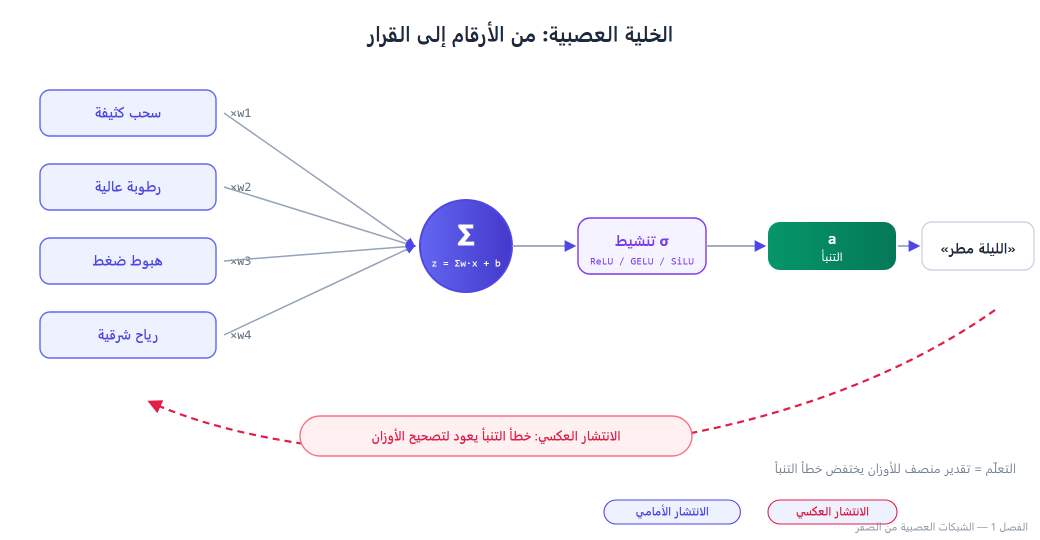
#> input picture figures/png/f01_neuron.png, 2080 x 1080 px (shown at 1/2 size); its folder holds only this picture in this run
$ python contact.py
#> lines starting #> are read from the running program, lines starting #| are printed output that depends on the picture
# -*- coding: utf-8 -*-
"""contact — تركيب لوحات تحقق (2×2) من PNGs لمراجعة بصرية سريعة."""
from pathlib import Path
from PIL import Image

def sheet(files, out, scale=0.62):
#> called with scale = 0.62
    imgs = [Image.open(p) for p in files]
#> imgs = 1 item
    w = max(i.width for i in imgs) // 2
#> w = 1040
    h = max(i.height for i in imgs) // 2
#> h = 540
    small = []
    for im in imgs:
        im2 = im.resize((im.width // 2, im.height // 2), Image.LANCZOS)
        small.append(im2)
#> this loop made 1 pass
#> pass 1, in sheet, `im2 = im.resize((im.width // 2, im.height // 2), Image.LANCZOS)`:
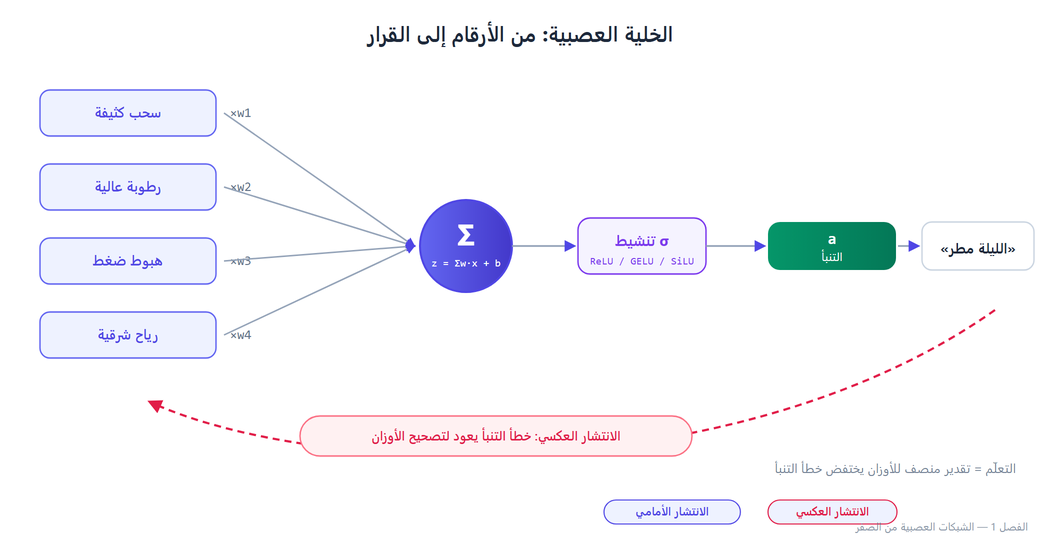
#> im2: PIL image 1040x540 RGB; mean R, G, B 246.2, 246.4, 250.4
#> after the loop, small = 1 item
    pad = 12
    W = w * 2 + pad * 3
#> W = 2116
    H = h * 2 + pad * 3
#> H = 1116
    canvas = Image.new("RGB", (W, H), "#DDDDDD")
#> canvas: PIL image 2116x1116 RGB; every value is 221
    for k, im in enumerate(small):
        x = pad + (k % 2) * (w + pad)
        y = pad + (k // 2) * (h + pad)
        canvas.paste(im, (x, y))
#> this loop made 1 pass
#> (x, y) on pass 1: (12, 12)
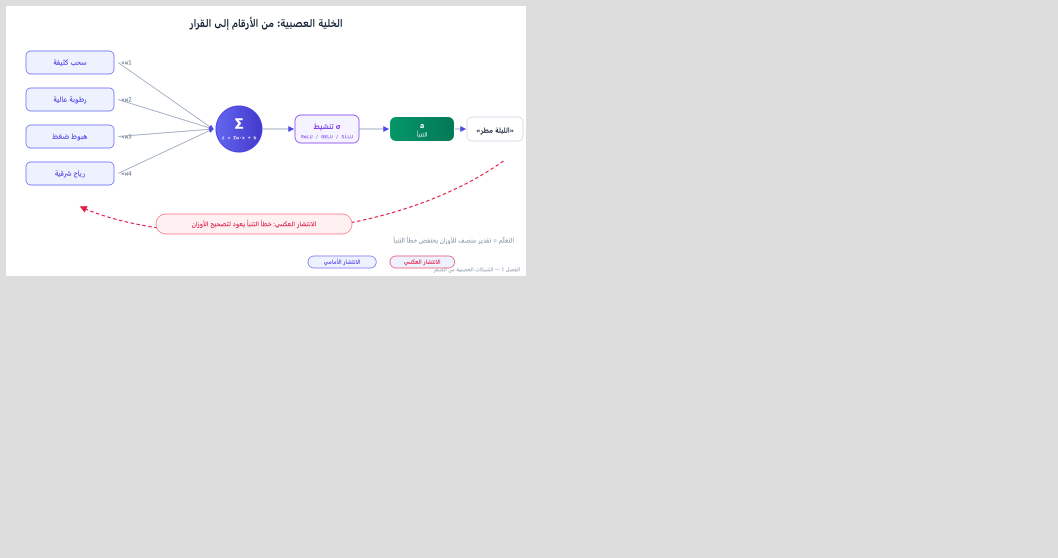
#> canvas: PIL image 2116x1116 RGB (shown at 1/2 size); mean R, G, B 227, 227, 228
    canvas.save(out)
    print("sheet", out, "cells:", len(small))
#| sheet build/qa/sheet01.png cells: 1

if __name__ == "__main__":
    png = Path("figures/png")
    allp = sorted(png.glob("f*.png"))
    outdir = Path("build/qa")
    outdir.mkdir(parents=True, exist_ok=True)
    for g in range(0, len(allp), 4):
        sheet(allp[g:g + 4], outdir / f"sheet{g//4 + 1:02d}.png")

$ run again, on figures/png/f05_amp.png
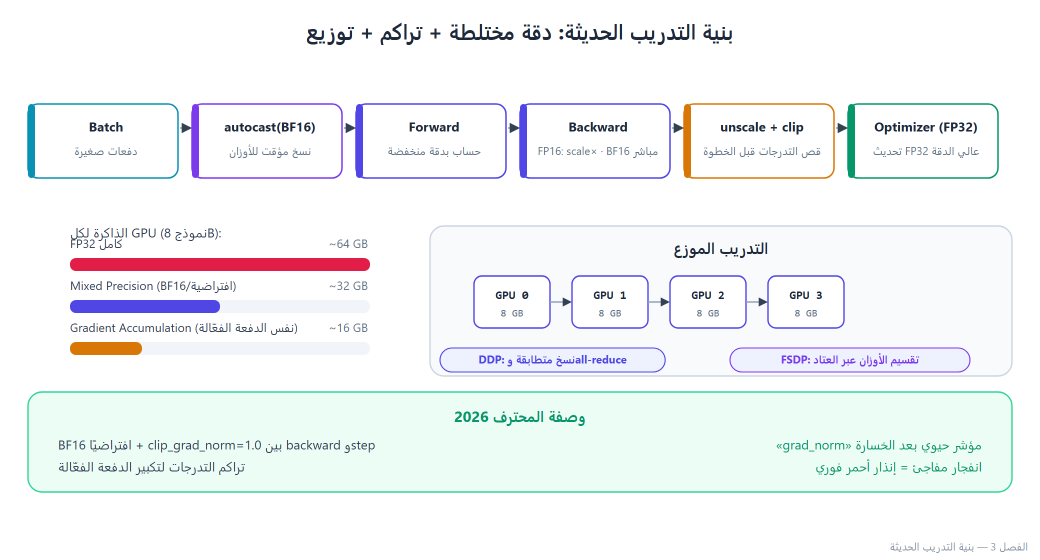
#> input picture figures/png/f05_amp.png, 2080 x 1120 px (shown at 1/2 size)
#> imgs = 1 item
#> w = 1040
#> h = 560
#> the loop in sheet, `for im in imgs:` made 1 pass
#> pass 1, in sheet, `im2 = im.resize((im.width // 2, im.height // 2), Image.LANCZOS)`:
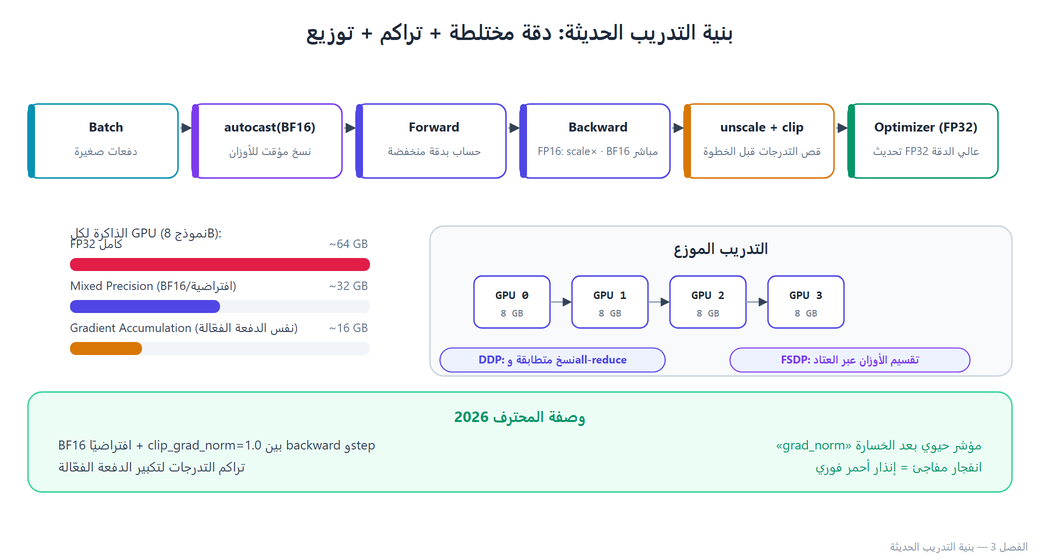
#> im2: PIL image 1040x560 RGB; mean R, G, B 242, 245, 246.4
#> after the loop in sheet, `for im in imgs:`: small = 1 item
#> W = 2116
#> H = 1156
#> the loop in sheet, `for k, im in enumerate(small):` made 1 pass
#> (x, y) on pass 1: (12, 12)
#> after the loop in sheet, `for k, im in enumerate(small):`:
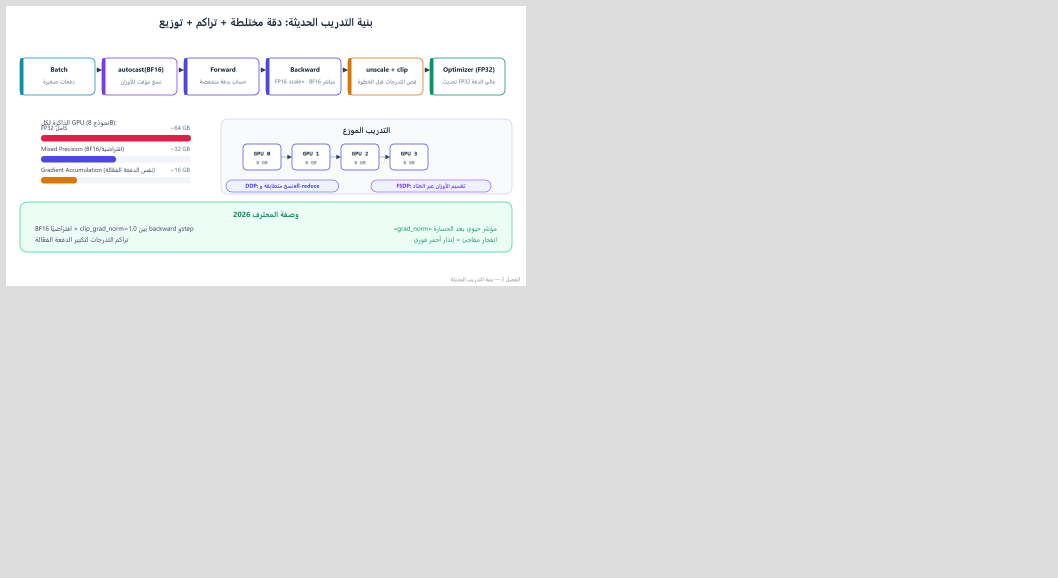
#> canvas: PIL image 2116x1156 RGB (shown at 1/2 size); mean R, G, B 226, 226.7, 227
#| sheet build/qa/sheet01.png cells: 1

$ run again, on figures/png/f06_bpe.png
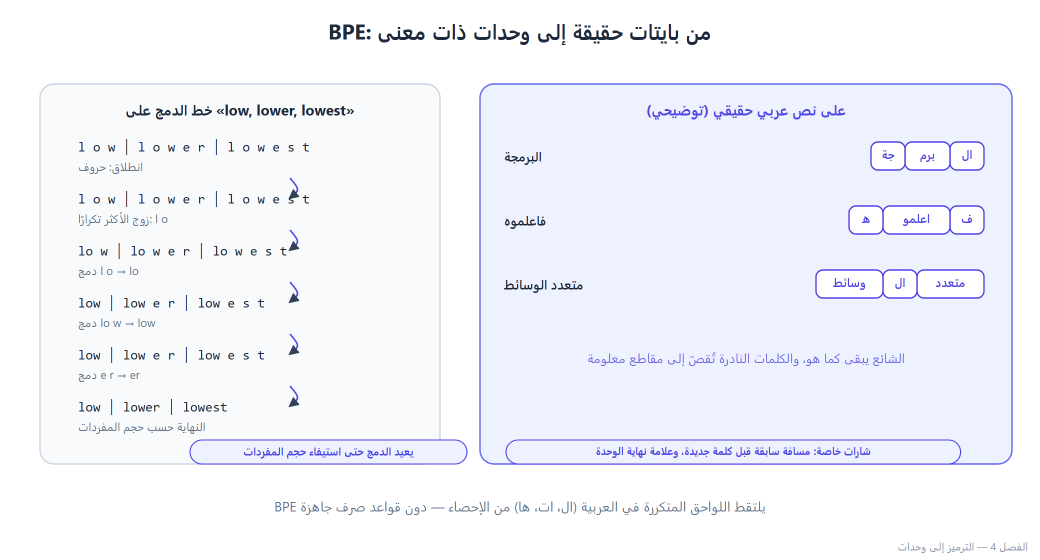
#> input picture figures/png/f06_bpe.png, 2080 x 1120 px (shown at 1/2 size)
#> imgs = 1 item
#> w = 1040
#> h = 560
#> the loop in sheet, `for im in imgs:` made 1 pass
#> pass 1, in sheet, `im2 = im.resize((im.width // 2, im.height // 2), Image.LANCZOS)`:
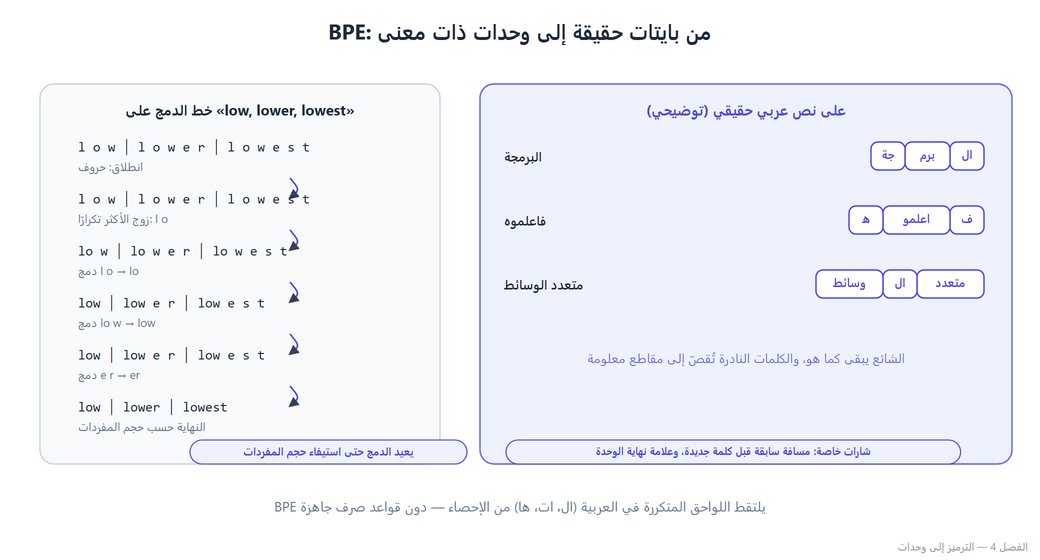
#> im2: PIL image 1040x560 RGB; mean R, G, B 242.5, 244.4, 251.6
#> after the loop in sheet, `for im in imgs:`: small = 1 item
#> W = 2116
#> H = 1156
#> the loop in sheet, `for k, im in enumerate(small):` made 1 pass
#> (x, y) on pass 1: (12, 12)
#> after the loop in sheet, `for k, im in enumerate(small):`:
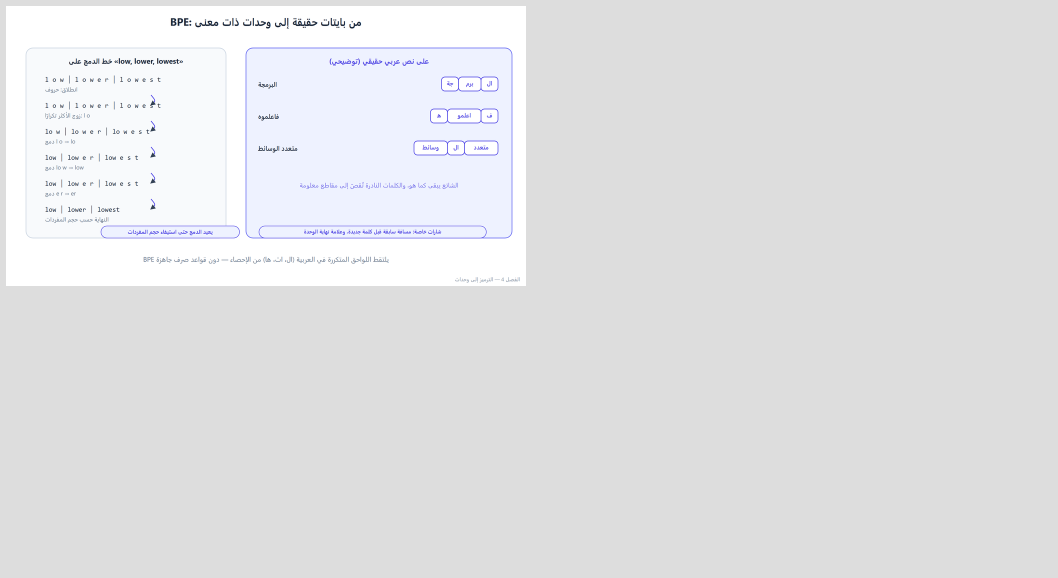
#> canvas: PIL image 2116x1156 RGB (shown at 1/2 size); mean R, G, B 226.1, 226.6, 228.3
#| sheet build/qa/sheet01.png cells: 1

$ run again, on figures/png/f07_w2v.png
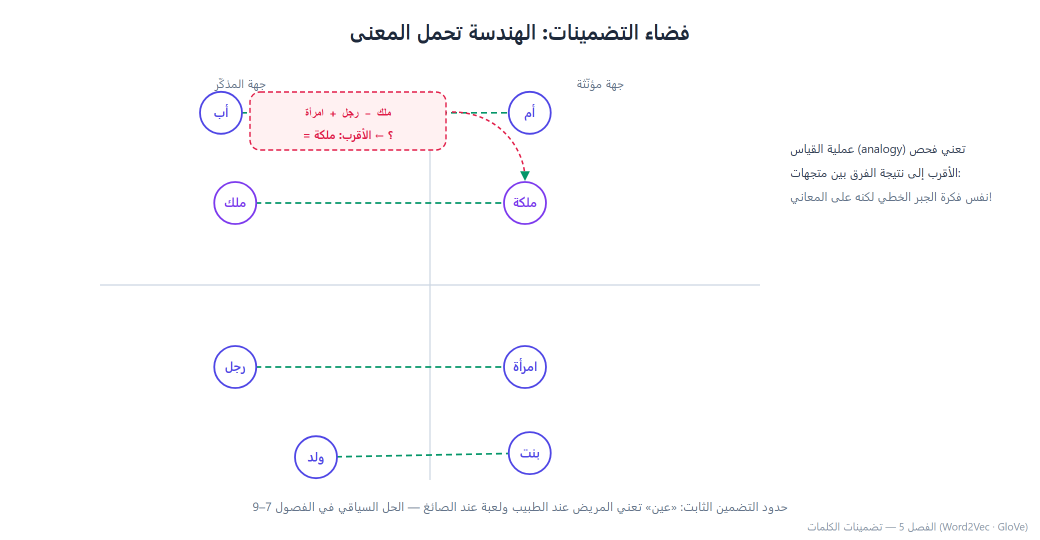
#> input picture figures/png/f07_w2v.png, 2080 x 1080 px (shown at 1/2 size)
#> imgs = 1 item
#> w = 1040
#> h = 540
#> the loop in sheet, `for im in imgs:` made 1 pass
#> pass 1, in sheet, `im2 = im.resize((im.width // 2, im.height // 2), Image.LANCZOS)`:
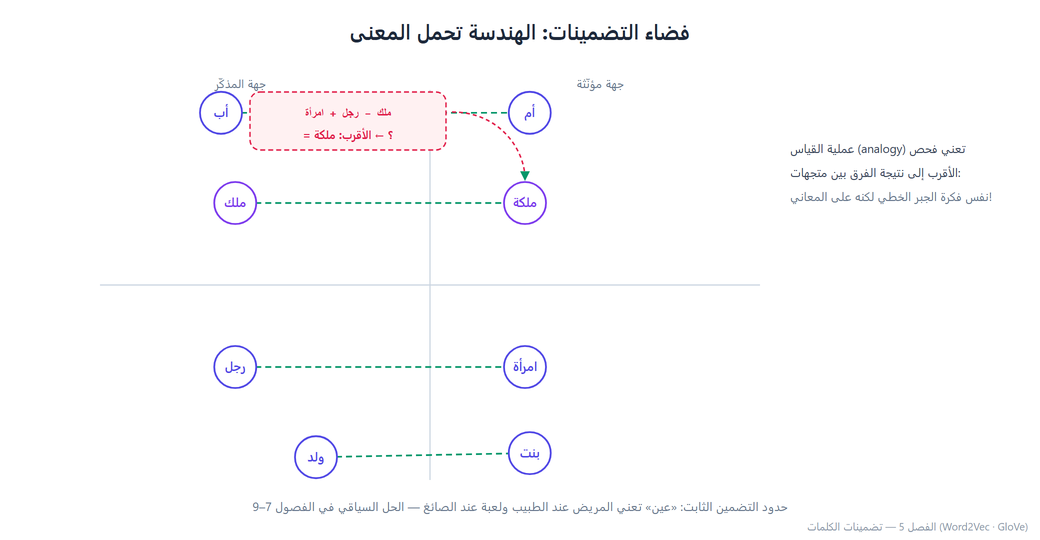
#> im2: PIL image 1040x540 RGB; mean R, G, B 252.2, 251.9, 252.8
#> after the loop in sheet, `for im in imgs:`: small = 1 item
#> W = 2116
#> H = 1116
#> the loop in sheet, `for k, im in enumerate(small):` made 1 pass
#> (x, y) on pass 1: (12, 12)
#> after the loop in sheet, `for k, im in enumerate(small):`:
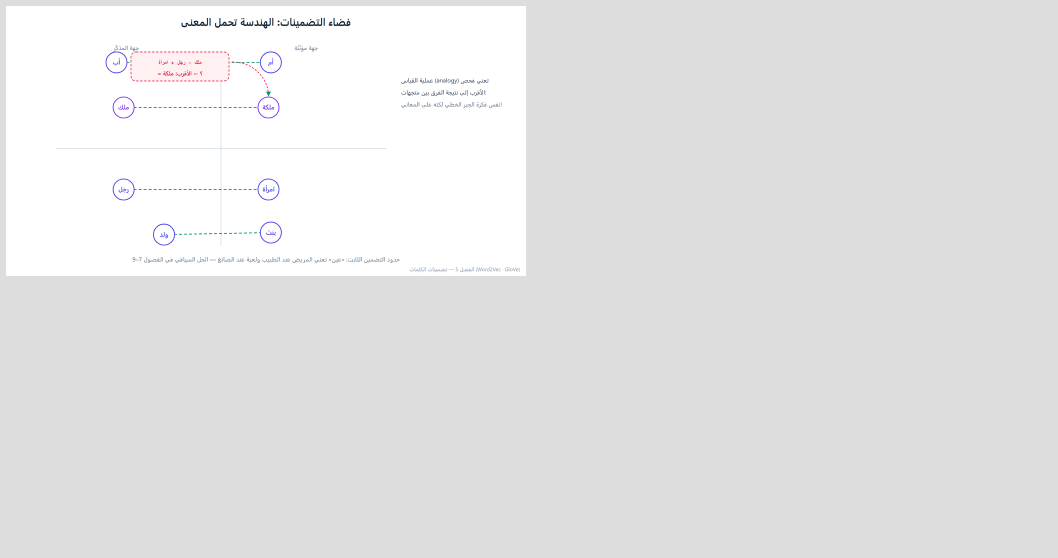
#> canvas: PIL image 2116x1116 RGB (shown at 1/2 size); mean R, G, B 228.4, 228.3, 228.6
#| sheet build/qa/sheet01.png cells: 1

$ run again, on figures/png/f02_backprop.png
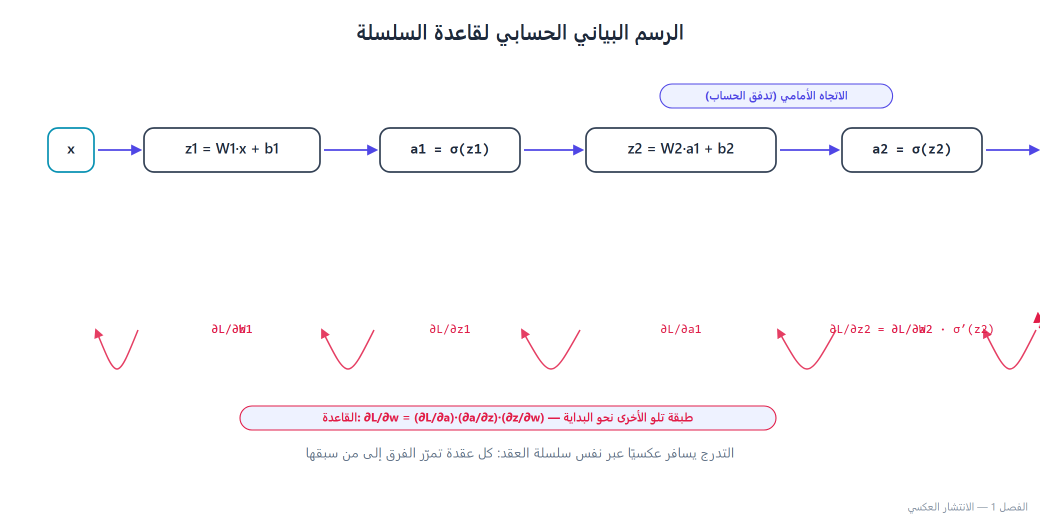
#> input picture figures/png/f02_backprop.png, 2080 x 1040 px (shown at 1/2 size)
#> imgs = 1 item
#> w = 1040
#> h = 520
#> the loop in sheet, `for im in imgs:` made 1 pass
#> pass 1, in sheet, `im2 = im.resize((im.width // 2, im.height // 2), Image.LANCZOS)`:
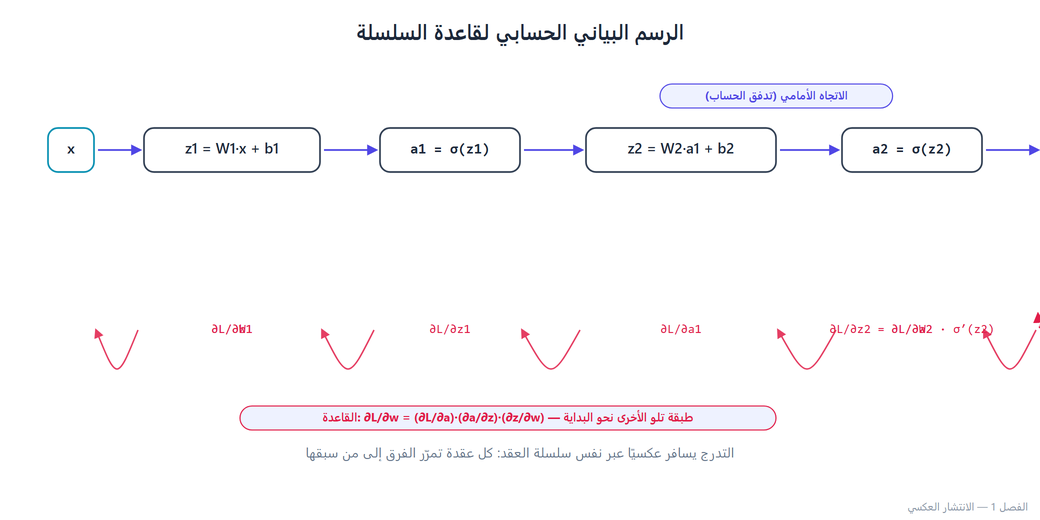
#> im2: PIL image 1040x520 RGB; mean R, G, B 251.1, 250, 251.4
#> after the loop in sheet, `for im in imgs:`: small = 1 item
#> W = 2116
#> H = 1076
#> the loop in sheet, `for k, im in enumerate(small):` made 1 pass
#> (x, y) on pass 1: (12, 12)
#> after the loop in sheet, `for k, im in enumerate(small):`:
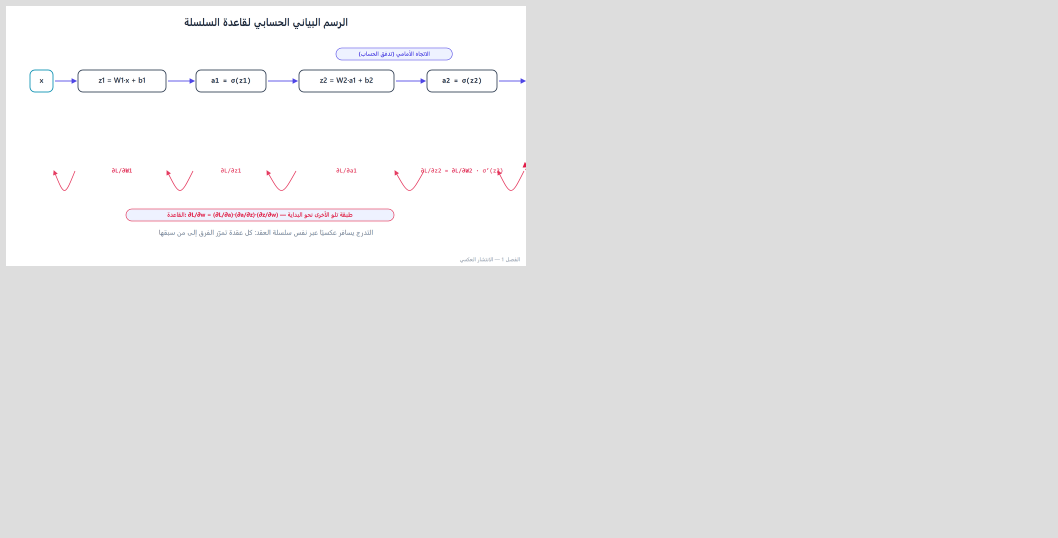
#> canvas: PIL image 2116x1076 RGB (shown at 1/2 size); mean R, G, B 228.1, 227.9, 228.2
#| sheet build/qa/sheet01.png cells: 1
